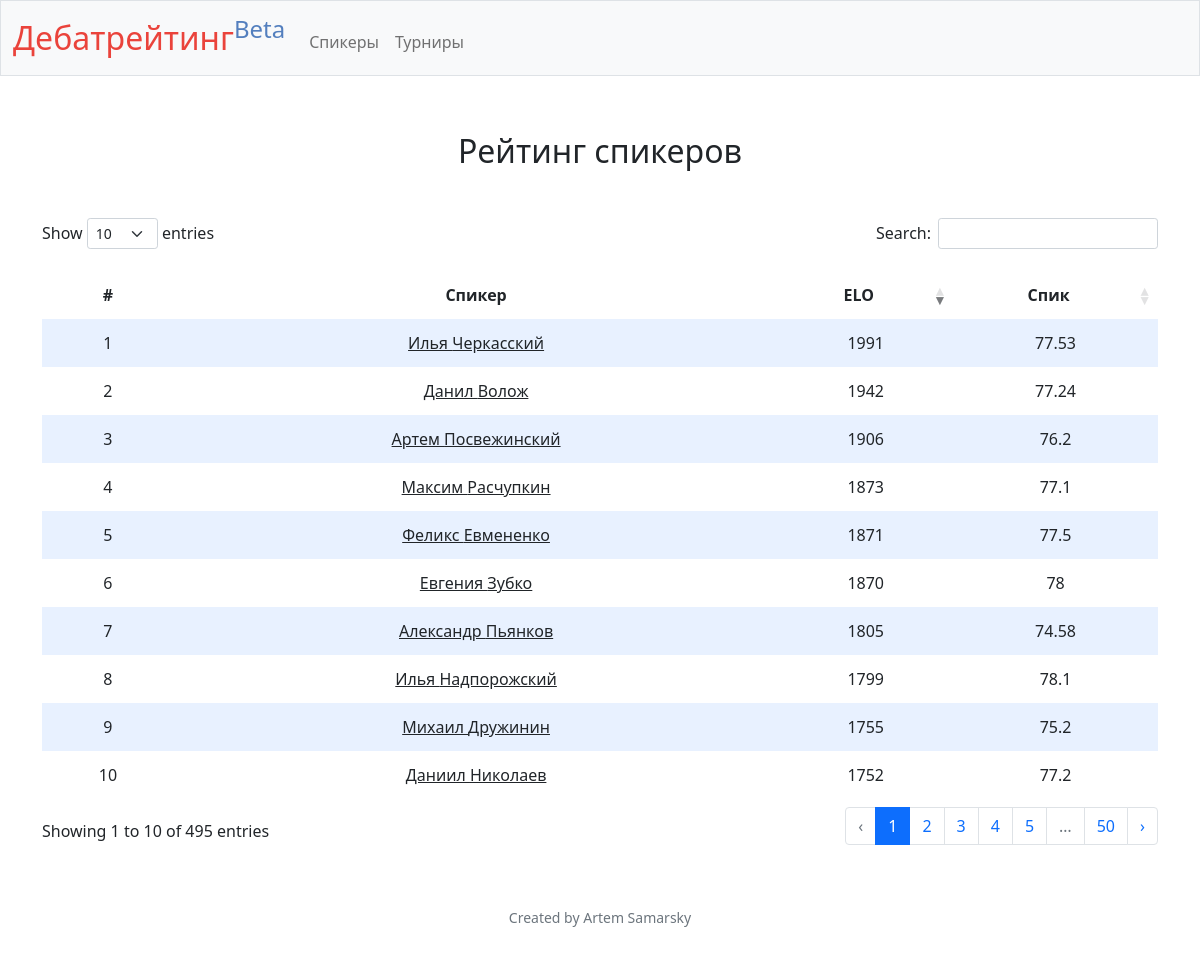
The page /speakers on the database its author committed.
### tables this page shows
CREATE TABLE speakers (
    id INTEGER PRIMARY KEY AUTOINCREMENT NOT NULL,
    first_name TEXT NOT NULL,
    last_name TEXT NOT NULL,
    middle_name TEXT,
    society_id INTEGER,
    speaker_score NUMERIC NOT NULL DEFAULT 70,
    rating INTEGER NOT NULL DEFAULT 1500,
    ranking_by_speaks INTEGER,
    ranking_by_rating INTEGER,
    shown INTEGER NOT NULL DEFAULT 1,
    FOREIGN KEY (society_id) REFERENCES societies(id)
);

### app.py (the view)
@app.route("/speakers", methods=["GET", "POST"])
def speaker_list():
    speakers = db.execute("SELECT * FROM speakers ORDER BY speaker_score DESC")
    return render_template("speakers.html", speakers=speakers)

### app.py (called while the page is built)
@app.after_request
def after_request(response):
    response.headers["Cache-Control"] = "no-cache, no-store, must-revalidate"
    response.headers["Expires"] = 0
    response.headers["Pragma"] = "no-cache"
    return response

### templates/speakers.html (shortened to what this page needs)
{% extends "layout.html" %}
{% block main %}
    <h2 class="mb-5 mt-2">Рейтинг спикеров</h2>
    <div class="container-md">
        <div class="row">
            <div class="col" style="text-align: left">
                <table id="speakers" class="table table-striped" style="width:100%">
                    <thead>
                        <tr>
                            <th>#</th>
                            <th>Спикер</th>
                            <th>ELO</th>
                            <th>Спик</th>
                        </tr>
                    </thead>
                    <tbody>
                        {% for speaker in speakers %}
                            <tr>
                                <td>
                                    {{ speaker["ranking_by_rating"] }}
                                </td>
                                <td>
                                    <a href="/speaker?id={{ speaker["id"] }}">{{ speaker["first_name"] }} {{ speaker["last_name"] }}</a>
                                </td>
                                <td>
                                    {{ speaker["rating"] }}
                                </td>
                                <td>
                                    {{ speaker["speaker_score"] }}
                                </td>
                            </tr>
                        {% endfor %}
                    </tbody>
                </table>
            </div>
        </div>
    </div>
{% endblock %}

### static/styles.css (style rules this page uses)
table { background-color: transparent; margin-bottom: 1rem; width: 100%; }
table a { color: #212529; }
table th, table td { padding: 0.75rem; vertical-align: middle; }
table.dataTable td, table.dataTable th { padding: 0.75rem; }
table.dataTable thead th, table.dataTable thead td, table.dataTable tbody th, table.dataTable tbody td, table.dataTable tfoot th, table.dataTable tfoot td { text-align: center; }
tbody tr:nth-of-type(odd) { background-color: rgb(179, 208, 255, 0.3) }
table.dataTable.table-striped > tbody > tr.odd > * { box-shadow: inset 0 0 0 9999px rgba(179, 208, 255, 0.3); }
table.dataTable.table-striped th, table.dataTable.table-striped td { border-bottom: none; }

### rows shown on the page
speakers: ranking_by_rating "8", first_name "Илья", last_name "Надпорожский", rating "1799", speaker_score "78.1"
speakers: ranking_by_rating "6", first_name "Евгения", last_name "Зубко", rating "1870", speaker_score "78"
speakers: ranking_by_rating "1", first_name "Илья", last_name "Черкасский", rating "1991", speaker_score "77.53"
speakers: ranking_by_rating "5", first_name "Феликс", last_name "Евмененко", rating "1871", speaker_score "77.5"
speakers: ranking_by_rating "2", first_name "Данил", last_name "Волож", rating "1942", speaker_score "77.24"
speakers: ranking_by_rating "10", first_name "Даниил", last_name "Николаев", rating "1752", speaker_score "77.2"
speakers: ranking_by_rating "4", first_name "Максим", last_name "Расчупкин", rating "1873", speaker_score "77.1"
speakers: ranking_by_rating "3", first_name "Артем", last_name "Посвежинский", rating "1906", speaker_score "76.2"
speakers: ranking_by_rating "9", first_name "Михаил", last_name "Дружинин", rating "1755", speaker_score "75.2"
speakers: ranking_by_rating "7", first_name "Александр", last_name "Пьянков", rating "1805", speaker_score "74.58"
